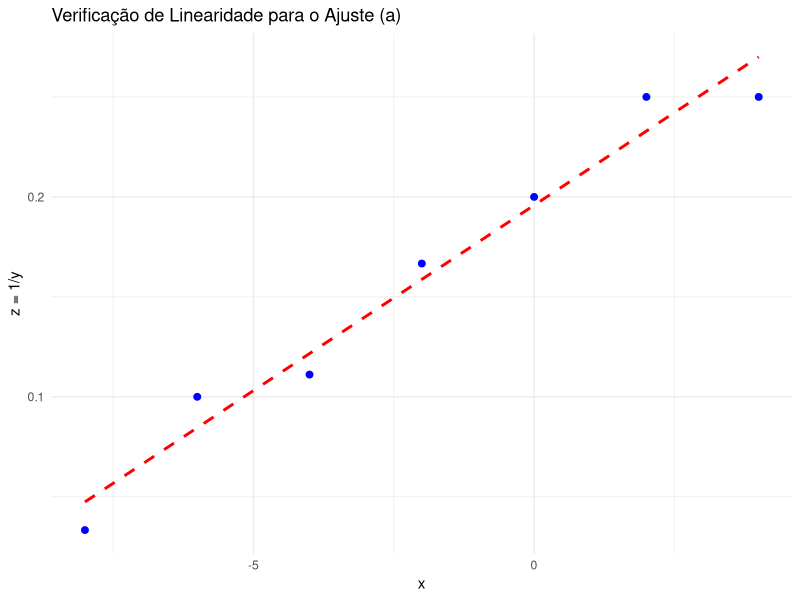
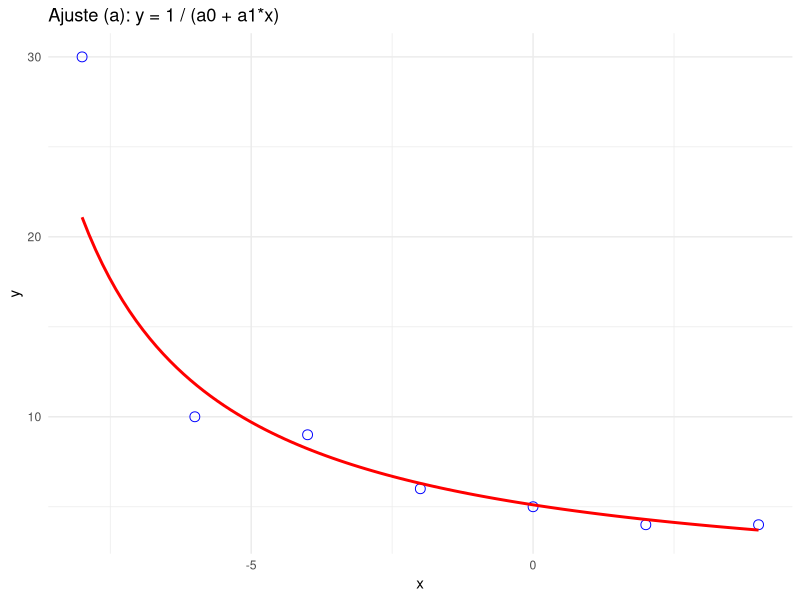
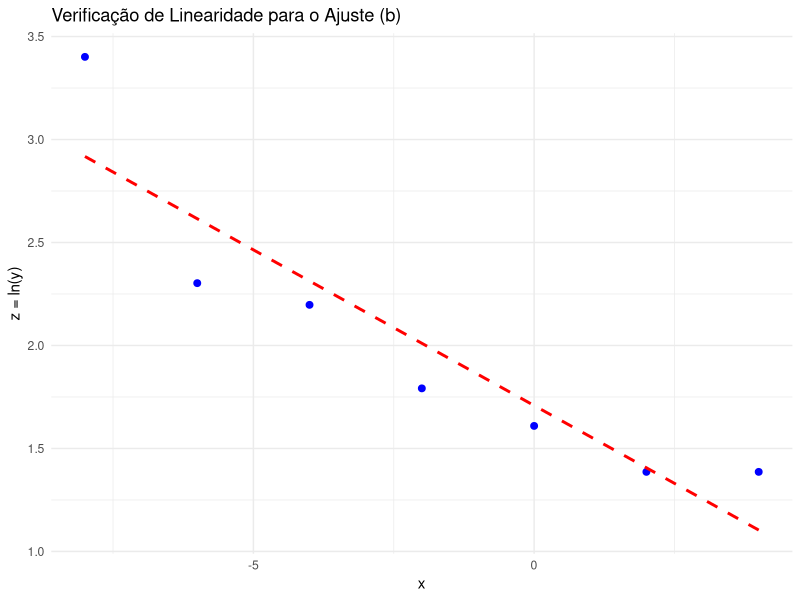
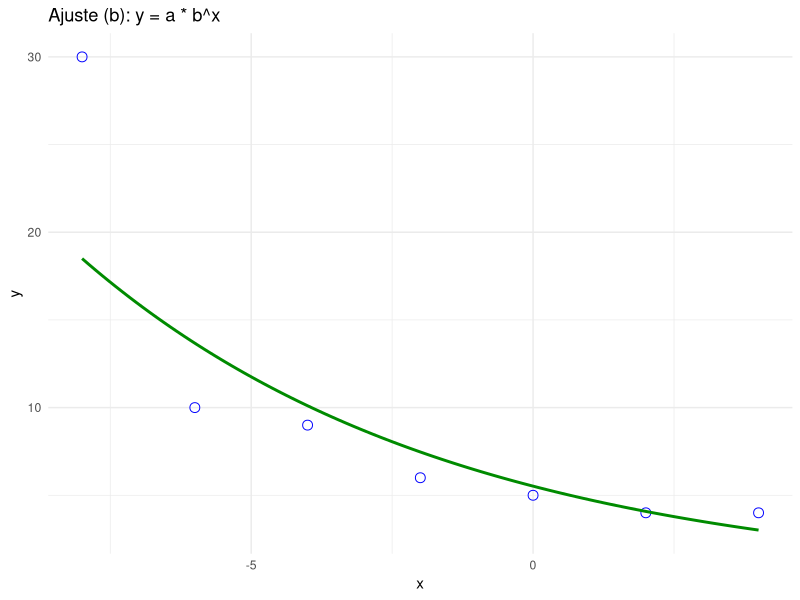
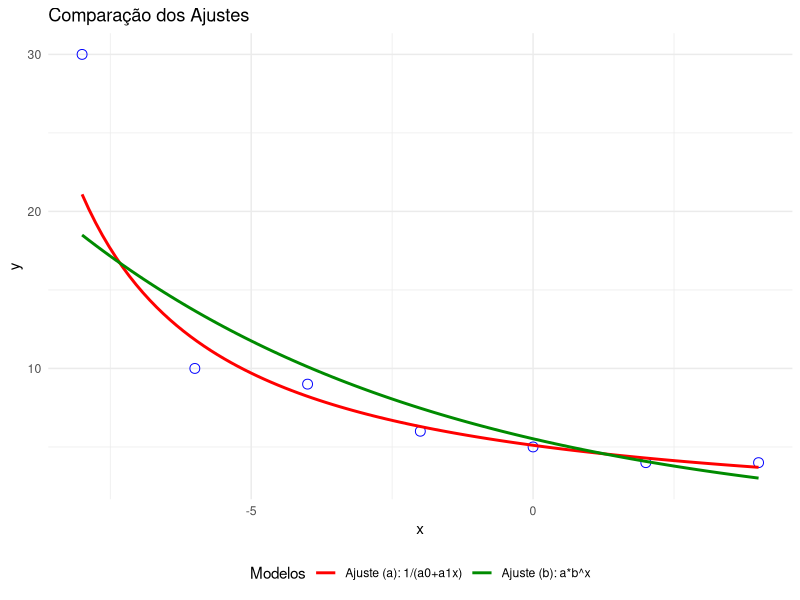
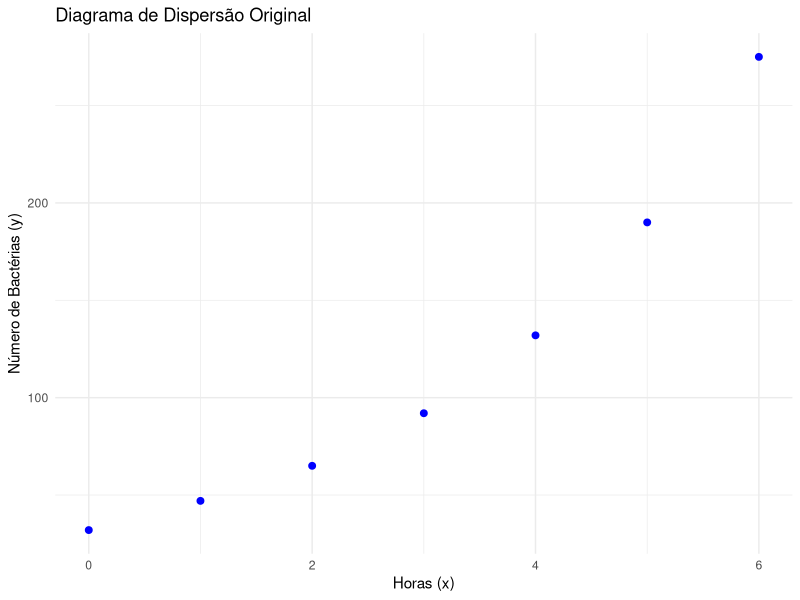
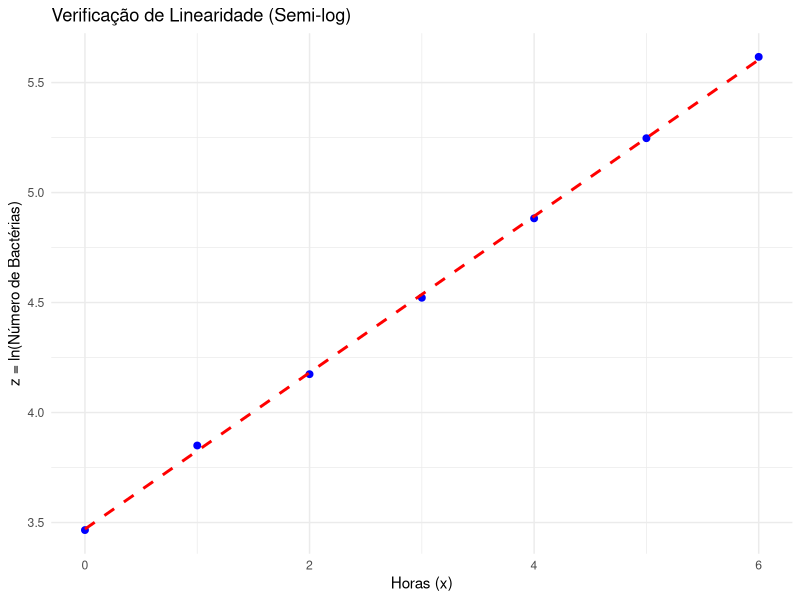
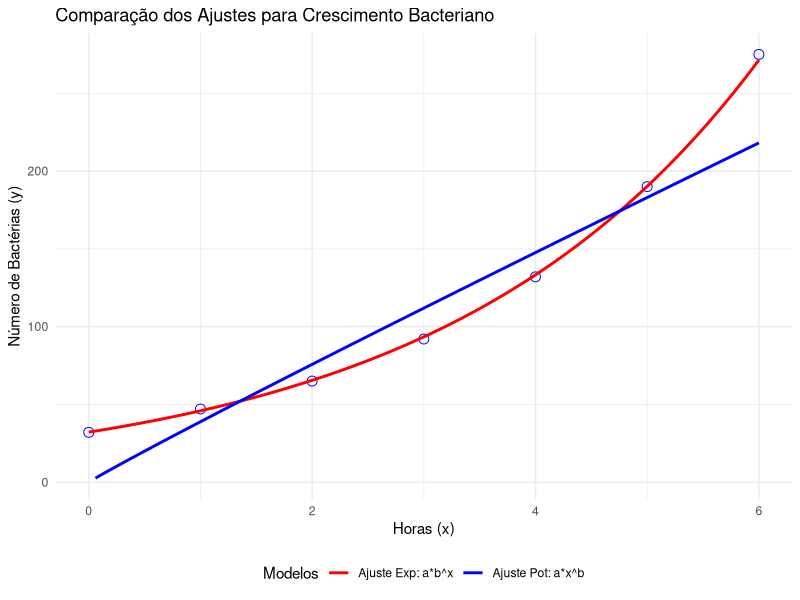

These charts were generated, in order, by the following R code:
## ---- chunk 1
knitr::opts_chunk$set(echo = TRUE, warning = FALSE, message = FALSE)
suppressPackageStartupMessages(library(dplyr))
suppressPackageStartupMessages(library(ggplot2))

dados <- data.frame(x = c(-8, -6, -4, -2, 0, 2, 4),
                    y = c(30, 10, 9, 6, 5, 4, 4))
print(dados)
## ---- chunk 2
dados_a <- dados %>% mutate(z = 1 / y)

plot_linear_a <- ggplot(dados_a, aes(x = x, y = z)) +
  geom_point(color = "blue", size = 2) +
  geom_smooth(method = "lm", se = FALSE, color = "red", linetype = "dashed") +
  labs(title = "Verificação de Linearidade para o Ajuste (a)", x = "x", y = "z = 1/y") +
  theme_minimal()
print(plot_linear_a)

modelo_a <- lm(z ~ x, data = dados_a)
coef_a <- coef(modelo_a)
a0 <- coef_a[1]
a1 <- coef_a[2]

cat(sprintf("Modelo linearizado: z = %.4f + %.4f * x", a0, a1))

phi_a <- function(x_val) { 1 / (a0 + a1 * x_val) }

plot_ajuste_a <- ggplot(dados, aes(x = x, y = y)) +
  geom_point(color = "blue", size = 3, shape=1) +
  stat_function(fun = phi_a, color = "red", linewidth = 1) +
  labs(title = "Ajuste (a): y = 1 / (a0 + a1*x)", x = "x", y = "y") +
  theme_minimal()
print(plot_ajuste_a)
## ---- chunk 3
dados_b <- dados %>% mutate(z = log(y))

plot_linear_b <- ggplot(dados_b, aes(x = x, y = z)) +
  geom_point(color = "blue", size = 2) +
  geom_smooth(method = "lm", se = FALSE, color = "red", linetype = "dashed") +
  labs(title = "Verificação de Linearidade para o Ajuste (b)", x = "x", y = "z = ln(y)") +
  theme_minimal()
print(plot_linear_b)

modelo_b <- lm(z ~ x, data = dados_b)
coef_b <- coef(modelo_b)
a0_ln <- coef_b[1] 
a1_ln <- coef_b[2]

a <- exp(a0_ln)
b_exp <- exp(a1_ln)

cat(sprintf("Modelo linearizado: z = %.4f + %.4f * x", a0_ln, a1_ln))
cat(sprintf("Coeficientes originais estimados: a = %.4f, b = %.4f", a, b_exp))

phi_b <- function(x_val) { a * (b_exp^x_val) }

plot_ajuste_b <- ggplot(dados, aes(x = x, y = y)) +
  geom_point(color = "blue", size = 3, shape = 1) +
  stat_function(fun = phi_b, color = "green4", linewidth = 1) +
  labs(title = "Ajuste (b): y = a * b^x", x = "x", y = "y") +
  theme_minimal()
print(plot_ajuste_b)
## ---- chunk 4
plot_comparativo <- ggplot(dados, aes(x = x, y = y)) +
  geom_point(color = "blue", size = 3, shape = 1, aes(label = "Dados Originais")) +
  stat_function(fun = phi_a, aes(color = "Ajuste (a): 1/(a0+a1x)"), linewidth = 1) +
  stat_function(fun = phi_b, aes(color = "Ajuste (b): a*b^x"), linewidth = 1) +
  scale_color_manual(name = "Modelos", values = c("red", "green4")) +
  labs(title = "Comparação dos Ajustes", x = "x", y = "y") +
  theme_minimal() + theme(legend.position = "bottom")
print(plot_comparativo)

sse_a <- sum((dados$y - phi_a(dados$x))^2)
sse_b <- sum((dados$y - phi_b(dados$x))^2)

cat(sprintf("SSE para o Ajuste (a) [y = 1/(a0+a1x)]: %.4f", sse_a))
cat(sprintf("SSE para o Ajuste (b) [y = a*b^x]      : %.4f", sse_b))
## ---- chunk 5
dados_bac <- data.frame(x = 0:6,
                        y = c(32, 47, 65, 92, 132, 190, 275))
print(dados_bac)
## ---- chunk 6
plot_dispersao <- ggplot(dados_bac, aes(x = x, y = y)) +
  geom_point(color = "blue", size = 2) +
  labs(title = "Diagrama de Dispersão Original",
       x = "Horas (x)", y = "Número de Bactérias (y)") +
  theme_minimal()
print(plot_dispersao)

dados_exp_linear <- dados_bac %>% mutate(z = log(y))
plot_semilog <- ggplot(dados_exp_linear, aes(x = x, y = z)) +
  geom_point(color = "blue", size = 2) +
  geom_smooth(method = "lm", se = FALSE, color = "red", linetype = "dashed") +
  labs(title = "Verificação de Linearidade (Semi-log)",
       x = "Horas (x)", y = "z = ln(Número de Bactérias)") +
  theme_minimal()
print(plot_semilog)
## ---- chunk 7
modelo_exp <- lm(z ~ x, data = dados_exp_linear)
coef_exp <- coef(modelo_exp)
a0_ln <- coef_exp[1] 
a1_ln <- coef_exp[2]

a_exp <- exp(a0_ln)
b_exp <- exp(a1_ln)

cat(sprintf("Modelo linearizado: ln(y) = %.4f + %.4f * x", a0_ln, a1_ln))
cat(sprintf("Coeficientes originais estimados: a = %.4f, b = %.4f", a_exp, b_exp))

phi_exp <- function(x_val) { a_exp * (b_exp^x_val) }
sse_exp <- sum((dados_bac$y - phi_exp(dados_bac$x))^2)
cat(sprintf("SSE (escala original): %.4f", sse_exp))

dados_pot_linear <- dados_bac %>% 
  filter(x > 0) %>% 
  mutate(t = log(x), w = log(y))

modelo_pot <- lm(w ~ t, data = dados_pot_linear)
coef_pot <- coef(modelo_pot)
c0_ln <- coef_pot[1] 
c1 <- coef_pot[2] 

a_pot <- exp(c0_ln)
b_pot <- c1

cat(sprintf("Modelo linearizado: ln(y) = %.4f + %.4f * ln(x)", c0_ln, c1))
cat(sprintf("Coeficientes originais estimados: a = %.4f, b = %.4f", a_pot, b_pot))

phi_pot <- function(x_val) { ifelse(x_val > 0, a_pot * (x_val^b_pot), NA) }

sse_pot <- sum((dados_bac$y[dados_bac$x > 0] -
                  phi_pot(dados_bac$x[dados_bac$x > 0]))^2)
cat(sprintf("SSE (escala original, x > 0): %.4f", sse_pot))

plot_comparativo_bacterias <- ggplot(dados_bac, aes(x = x, y = y)) +
  geom_point(color = "blue", size = 3, shape = 1) +
  stat_function(fun = phi_exp, aes(color = "Ajuste Exp: a*b^x"), linewidth = 1) +
  stat_function(fun = phi_pot, aes(color = "Ajuste Pot: a*x^b"), linewidth = 1, na.rm = TRUE) +
  scale_color_manual(name = "Modelos", values = c("red", "blue")) +
  labs(title = "Comparação dos Ajustes para Crescimento Bacteriano",
       x = "Horas (x)", y = "Número de Bactérias (y)") +
  theme_minimal() + theme(legend.position = "bottom")
print(plot_comparativo_bacterias)

cat(sprintf("Comparação SSE (x > 0): Exp = %.4f, Pot = %.4f", sse_exp, sse_pot))

## ---- chunk 8
y_estimado_7 <- phi_exp(7)
cat(sprintf("Usando o modelo y = %.4f * (%.4f)^x:", a_exp, b_exp))
cat(sprintf("O número estimado de bactérias após 7 horas é: %.0f\n", y_estimado_7))
